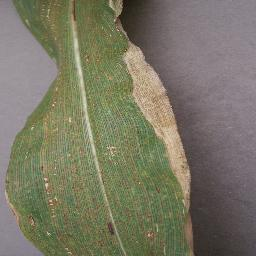
#> input picture dataset/feedback_processed/train/Corn_(maize)___Northern_Leaf_Blight/426fad97-a40f-4629-bac8-01488bca3507___RS_NLB_3821_flipTB.JPG, 256 x 256 px, found by its file name
$ python train_leaf_detector.py --data_dir '../../dataset/feedback_processed/train/Corn_(maize)___Cercospora_leaf_spot Gray_leaf_spot'
#> lines starting #> are read from the running program, lines starting #| are printed output that depends on the picture
"""
Leaf Detector Training Script
Trains a binary classifier (Leaf vs Not Leaf) using MobileNetV2.
Uses the existing plant disease dataset as positive samples and
generates synthetic non-leaf images as negative samples.
"""

import os
import json
import random
import numpy as np
from PIL import Image, ImageFilter, ImageEnhance
import argparse

# TensorFlow imports with fallback
try:
    import tensorflow as tf
    from tensorflow.keras import layers, models
    from tensorflow.keras.callbacks import EarlyStopping, ModelCheckpoint, ReduceLROnPlateau
    from tensorflow.keras.preprocessing.image import ImageDataGenerator
    TF_AVAILABLE = True
except ImportError:
    TF_AVAILABLE = False
    print("ERROR: TensorFlow is required for training. Install it first:")
    print("   pip install tensorflow==2.15.0")
    exit(1)

print("\n" + "=" * 60)
print("LEAF DETECTOR TRAINING")
print("=" * 60)


def generate_synthetic_non_leaf(original_image, output_path):
    """
    Generate a synthetic non-leaf image from a leaf image by applying
    extreme distortions that break leaf characteristics.
    """
    img = original_image.copy()

    # Random choice of distortion technique
    technique = random.randint(0, 4)

    if technique == 0:
        # Heavy hue shift away from green toward red/blue/purple
        img = img.convert('HSV')
        pixels = img.load()
        for i in range(img.width):
            for j in range(img.height):
                h, s, v = pixels[i, j]
                # Shift hue away from green (60-180) toward red/blue
                if 40 < h < 180:
                    h = (h + 180 + random.randint(-30, 30)) % 256
                pixels[i, j] = (h, s, v)
        img = img.convert('RGB')
        # Add heavy noise
        arr = np.array(img)
        noise = np.random.randint(-80, 80, arr.shape, dtype=np.int16)
        arr = np.clip(arr.astype(np.int16) + noise, 0, 255).astype(np.uint8)
        img = Image.fromarray(arr)

    elif technique == 1:
        # Extreme posterization + color inversion
        img = ImageEnhance.Color(img).enhance(3.0)
        img = ImageEnhance.Contrast(img).enhance(4.0)
        arr = np.array(img)
        # Invert colors randomly per channel
        arr = 255 - arr
        img = Image.fromarray(arr)
        img = img.filter(ImageFilter.GaussianBlur(radius=random.uniform(1, 3)))

    elif technique == 2:
        # Random geometric pattern overlay
        arr = np.array(img)
        h, w = arr.shape[:2]
        # Create random colored shapes
        for _ in range(random.randint(5, 15)):
            x1, y1 = random.randint(0, w-20), random.randint(0, h-20)
            x2, y2 = x1 + random.randint(10, w//3), y1 + random.randint(10, h//3)
            color = [random.randint(0, 255) for _ in range(3)]
            arr[y1:y2, x1:x2] = color
        img = Image.fromarray(arr)
        img = img.filter(ImageFilter.GaussianBlur(radius=2))

    elif technique == 3:
        # Heavy color jitter away from plant colors
        enhancer = ImageEnhance.Color(img)
        img = enhancer.enhance(0.1)  # Remove color
        enhancer = ImageEnhance.Brightness(img)
        img = enhancer.enhance(random.uniform(0.3, 1.8))
        enhancer = ImageEnhance.Contrast(img)
        img = enhancer.enhance(random.uniform(2.0, 5.0))
        # Add random colored noise grid
        arr = np.array(img)
        grid_size = random.randint(8, 16)
        for y in range(0, arr.shape[0], grid_size):
            for x in range(0, arr.shape[1], grid_size):
                if random.random() > 0.5:
                    color = np.random.randint(0, 256, 3)
                    arr[y:min(y+grid_size, arr.shape[0]), x:min(x+grid_size, arr.shape[1])] = color
        img = Image.fromarray(arr)

    else:
        # Texture-like noise (simulating fabric/wood/concrete)
        arr = np.array(img)
        h, w = arr.shape[:2]
        base = np.random.randint(50, 200, (h, w, 3), dtype=np.uint8)
        # Add stripe patterns
        for _ in range(random.randint(3, 8)):
            thickness = random.randint(2, 8)
            y = random.randint(0, h - thickness)
            base[y:y+thickness, :] = np.random.randint(0, 256, 3)
        base = base.astype(np.float32)
        # Blend with original slightly
        orig = arr.astype(np.float32)
        blended = 0.1 * orig + 0.9 * base
        img = Image.fromarray(np.clip(blended, 0, 255).astype(np.uint8))

    # Final resize to standard size
    img = img.resize((224, 224))
    img.save(output_path)
    return output_path


def prepare_dataset(data_dir, output_dir, neg_ratio=1.0):
    """
    Prepare training dataset with positive (leaf) and negative (non-leaf) samples.

    Args:
        data_dir: Path to processed dataset (with train/ val/ test/)
        output_dir: Where to save leaf_detector dataset
        neg_ratio: How many negatives to generate per positive
    """
#> called with output_dir = '../saved_models/leaf_detector_dataset', neg_ratio = 1
    os.makedirs(output_dir, exist_ok=True)
    os.makedirs(os.path.join(output_dir, 'train', 'leaf'), exist_ok=True)
    os.makedirs(os.path.join(output_dir, 'train', 'not_leaf'), exist_ok=True)
    os.makedirs(os.path.join(output_dir, 'val', 'leaf'), exist_ok=True)
    os.makedirs(os.path.join(output_dir, 'val', 'not_leaf'), exist_ok=True)

    train_dir = os.path.join(data_dir, 'train')
    if not os.path.exists(train_dir):
        print(f"ERROR: Training directory not found: {train_dir}")
        return None

    classes = [d for d in os.listdir(train_dir) if os.path.isdir(os.path.join(train_dir, d))]
    all_images = []
    for cls in classes:
        cls_dir = os.path.join(train_dir, cls)
        images = [os.path.join(cls_dir, f) for f in os.listdir(cls_dir)
                  if f.lower().endswith(('.jpg', '.jpeg', '.png'))]
        all_images.extend(images)

    print(f"\nFound {len(all_images)} leaf images across {len(classes)} classes")

    # Shuffle and split 80/20
    random.seed(42)
    random.shuffle(all_images)
    split_idx = int(len(all_images) * 0.8)
    train_images = all_images[:split_idx]
    val_images = all_images[split_idx:]

    print(f"Split: {len(train_images)} train, {len(val_images)} validation")

    # Copy/link positive samples (leaf)
    print("\nCopying positive samples (leaf)...")
    for idx, img_path in enumerate(train_images):
        dst = os.path.join(output_dir, 'train', 'leaf', f"leaf_{idx}.jpg")
        img = Image.open(img_path).convert('RGB').resize((224, 224))
        img.save(dst)

    for idx, img_path in enumerate(val_images):
        dst = os.path.join(output_dir, 'val', 'leaf', f"leaf_{idx}.jpg")
        img = Image.open(img_path).convert('RGB').resize((224, 224))
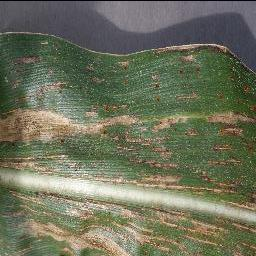
#> input picture dataset/feedback_processed/train/Corn_(maize)___Cercospora_leaf_spot Gray_leaf_spot/24098661-633d-46fb-9542-a12a41dd3223___RS_GLSp_4472_90deg.JPG, 256 x 256 px, found by its file name
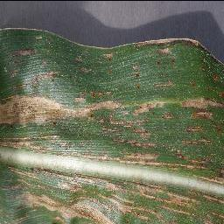
#> img: PIL image 224x224 RGB; mean R, G, B 109.5, 112.6, 90.9
        img.save(dst)

    # Generate negative samples (not_leaf)
    num_train_neg = int(len(train_images) * neg_ratio)
    num_val_neg = int(len(val_images) * neg_ratio)

    print(f"\nGenerating {num_train_neg} synthetic non-leaf training images...")
    for i in range(num_train_neg):
        src_path = random.choice(train_images)
        src_img = Image.open(src_path).convert('RGB')
#> src_img is the input picture: PIL image 256x256 RGB; mean R, G, B 121.5, 119.1, 100.2
        dst = os.path.join(output_dir, 'train', 'not_leaf', f"notleaf_{i}.jpg")
        generate_synthetic_non_leaf(src_img, dst)
#> after the loop in generate_synthetic_non_leaf, `for _ in range(random.randint(5, 15)):`:
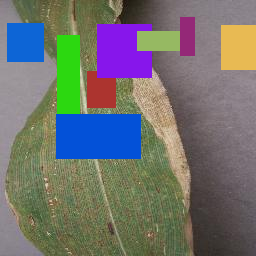
#> arr: shape (256, 256, 3); mean R, G, B 112.6, 113.6, 110.3
#> in generate_synthetic_non_leaf, `img = img.filter(ImageFilter.GaussianBlur(radius=2))`:
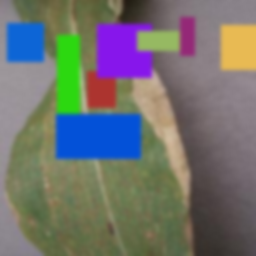
#> img: PIL image 256x256 RGB; mean R, G, B 112.6, 113.6, 110.3

    print(f"Generating {num_val_neg} synthetic non-leaf validation images...")
    for i in range(num_val_neg):
        src_path = random.choice(val_images)
        src_img = Image.open(src_path).convert('RGB')
#> src_img is the input picture: PIL image 256x256 RGB; mean R, G, B 109.5, 112.6, 90.8
        dst = os.path.join(output_dir, 'val', 'not_leaf', f"notleaf_{i}.jpg")
        generate_synthetic_non_leaf(src_img, dst)
#> after the loop in generate_synthetic_non_leaf (call 2), `for _ in range(random.randint(5, 15)):`:
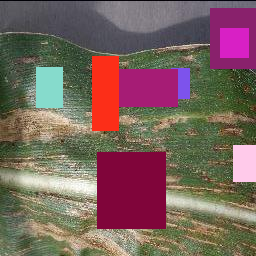
#> arr: shape (256, 256, 3); mean R, G, B 122.1, 97.7, 93
#> in generate_synthetic_non_leaf (call 2), `img = img.filter(ImageFilter.GaussianBlur(radius=2))`:
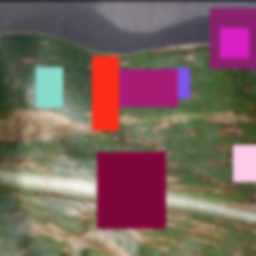
#> img: PIL image 256x256 RGB; mean R, G, B 122, 97.7, 93

    print(f"\nDataset ready at: {output_dir}")
    print(f"  Train - Leaf: {len(train_images)}, Not Leaf: {num_train_neg}")
    print(f"  Val   - Leaf: {len(val_images)}, Not Leaf: {num_val_neg}")
    return output_dir


def create_leaf_detector_model():
    """Create MobileNetV2-based binary leaf detector."""
    base = tf.keras.applications.MobileNetV2(
        weights='imagenet',
        include_top=False,
        input_shape=(224, 224, 3)
    )
    base.trainable = False

    inputs = layers.Input(shape=(224, 224, 3))
    x = tf.keras.applications.mobilenet_v2.preprocess_input(inputs)
    x = base(x, training=False)
    x = layers.GlobalAveragePooling2D()(x)
    x = layers.BatchNormalization()(x)
    x = layers.Dropout(0.3)(x)
    x = layers.Dense(128, activation='relu')(x)
    x = layers.Dropout(0.2)(x)
    outputs = layers.Dense(1, activation='sigmoid', name='leaf_probability')(x)

    model = models.Model(inputs, outputs, name='LeafDetector')
    return model, base


def train_leaf_detector(data_dir, model_save_dir='../saved_models', epochs=15):
    """Train the leaf detector model."""
    os.makedirs(model_save_dir, exist_ok=True)

    # Data generators
    train_datagen = ImageDataGenerator(
        rotation_range=20,
        width_shift_range=0.2,
        height_shift_range=0.2,
        zoom_range=0.2,
        horizontal_flip=True,
        brightness_range=[0.7, 1.3]
    )
    val_datagen = ImageDataGenerator()

    train_data = train_datagen.flow_from_directory(
        os.path.join(data_dir, 'train'),
        target_size=(224, 224),
        batch_size=32,
        class_mode='binary',
        classes=['not_leaf', 'leaf']
    )
    val_data = val_datagen.flow_from_directory(
        os.path.join(data_dir, 'val'),
        target_size=(224, 224),
        batch_size=32,
        class_mode='binary',
        classes=['not_leaf', 'leaf']
    )

    print(f"\nClass indices: {train_data.class_indices}")
    print(f"  'leaf' = positive class")
    print(f"  'not_leaf' = negative class")

    model, base = create_leaf_detector_model()

    model.compile(
        optimizer=tf.keras.optimizers.Adam(learning_rate=0.001),
        loss='binary_crossentropy',
        metrics=['accuracy', tf.keras.metrics.AUC(name='auc')]
    )

    print("\nModel created and compiled")
    model.summary()

    callbacks = [
        ModelCheckpoint(
            filepath=os.path.join(model_save_dir, 'leaf_detector.keras'),
            monitor='val_accuracy',
            save_best_only=True,
            verbose=1
        ),
        EarlyStopping(monitor='val_loss', patience=5, restore_best_weights=True, verbose=1),
        ReduceLROnPlateau(monitor='val_loss', factor=0.5, patience=3, min_lr=1e-7, verbose=1)
    ]

    print(f"\nTraining for up to {epochs} epochs...")
    history = model.fit(
        train_data,
        epochs=epochs,
        validation_data=val_data,
        callbacks=callbacks,
        verbose=1
    )

    # Save final model
    final_path = os.path.join(model_save_dir, 'leaf_detector_final.keras')
    model.save(final_path)
    print(f"\nFinal model saved: {final_path}")

    # Save config
    config = {
        'model_type': 'MobileNetV2 Binary Classifier',
        'classes': {'leaf': 1, 'not_leaf': 0},
        'input_size': '224x224',
        'threshold': 0.7,
        'epochs_trained': len(history.history['loss']),
        'training_date': datetime.now().isoformat() if 'datetime' in dir() else 'unknown'
    }
    with open(os.path.join(model_save_dir, 'leaf_detector_config.json'), 'w') as f:
        json.dump(config, f, indent=2)

    print("\n" + "=" * 60)
    print("LEAF DETECTOR TRAINING COMPLETE")
    print("=" * 60)
    print(f"\nModel saved to: {model_save_dir}/leaf_detector.keras")
    print("\nUsage in app.py:")
    print('   from model.leaf_detector import LeafDetector')
    print('   detector = LeafDetector(model_path="saved_models/leaf_detector.keras")')
    return model


def main():
    from datetime import datetime
    parser = argparse.ArgumentParser(description='Train Leaf vs Not-Leaf Binary Classifier')
    parser.add_argument('--data_dir', type=str, required=True,
                        help='Path to processed dataset (with train/ subfolder)')
    parser.add_argument('--model_save_dir', type=str, default='../saved_models',
                        help='Path to save trained model')
    parser.add_argument('--epochs', type=int, default=15, help='Training epochs')
    parser.add_argument('--neg_ratio', type=float, default=1.0,
                        help='Ratio of negative to positive samples (default: 1.0)')

    args = parser.parse_args()

    # Prepare dataset
    temp_dataset_dir = os.path.join(args.model_save_dir, 'leaf_detector_dataset')
    prepared = prepare_dataset(args.data_dir, temp_dataset_dir, neg_ratio=args.neg_ratio)
    if not prepared:
        return

    # Train model
    train_leaf_detector(prepared, model_save_dir=args.model_save_dir, epochs=args.epochs)
#> (the call stopped at in train_leaf_detector, `train_datagen = ImageDataGenerator( rotation_range=20, width_shift_ran..`: tensorflow is not available in this run)


if __name__ == '__main__':
    from datetime import datetime
    main()
